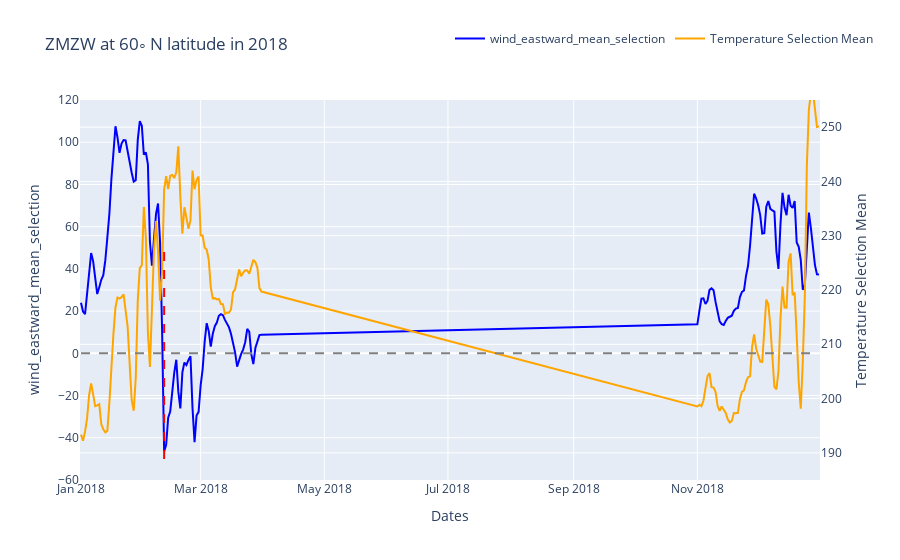

The notebook cell saved with this chart:
### Code cell
import plotly.graph_objects as go

# df = df_dataset
# Create figure and plot the DataFrame
fig = go.Figure()

# fig.add_trace(go.Scatter(x=df['dates'], y=df['res_filtered'].rolling(3).mean(), name='Res Filtered', mode='markers', marker=dict(color='blue', size=2)))
fig.add_trace(go.Scatter(x=df['dates'], y=df['wind_eastward_mean_selection'], name='wind_eastward_mean_selection', line=dict(color='blue')))
# fig.add_trace(go.Scatter(x=df['dates'], y=df['temperature_mean_selection'], name='Temperature Selection Mean', mode='markers', marker=dict(color='orange', size=3), yaxis='y2'))
fig.add_trace(go.Scatter(x=df['dates'], y=df['temperature_mean_selection'].rolling(1).mean(), name='Temperature Selection Mean', line=dict(color='orange'), yaxis='y2'))

# Add a dashed line at y=0
fig.add_shape(type='line', x0=df['dates'].min(), y0=0, x1=df['dates'].max(), y1=0, line=dict(color='gray', dash='dash'))

# Find the index of the first negative value
first_negative_index = (df['wind_eastward_mean_selection'] < 0).idxmin()

# Add vertical lines for SSW_flag == True
for i, row in df.iterrows():
    if row.SSW_flag == True:
        fig.add_shape(type='line', x0=row.dates, y0=-50, x1=row.dates, y1=50, line=dict(color='red', dash='dash'))

# Set layout
fig.update_layout(
    yaxis=dict(
        range=[-60, 120],
        title='wind_eastward_mean_selection'
    )
    ,yaxis2=dict(
        range=[185, 255],
        title='Temperature Selection Mean',
        side='right',
        overlaying='y'
    )
    ,xaxis=dict(title='Dates'),
    title=f'ZMZW at 60◦ N latitude in {YEAR}',
    legend=dict(orientation="h", y=1.2, x=0.5)
)

# Show the plot
fig.show()

### Figure 1 — Plotly figure (JSON) as saved in the notebook; plotly's stock layout.template omitted (floating-point values rounded to 4 significant figures; data arrays with more than 128 entries replaced by an {"elided": "..."} marker saying what was removed)
{"data": [{"line": {"color": "blue"}, "name": "wind_eastward_mean_selection", "type": "scatter", "x": {"elided": "151 str values"}, "y": {"elided": "151 float values"}}, {"line": {"color": "orange"}, "name": "Temperature Selection Mean", "type": "scatter", "x": {"elided": "151 str values"}, "y": {"elided": "151 float values"}, "yaxis": "y2"}], "layout": {"legend": {"orientation": "h", "x": 0.5, "y": 1.2}, "shapes": [{"line": {"color": "gray", "dash": "dash"}, "type": "line", "x0": "2018-01-01T00:00:00", "x1": "2018-12-31T00:00:00", "y0": 0, "y1": 0}, {"line": {"color": "red", "dash": "dash"}, "type": "line", "x0": "2018-02-11T00:00:00", "x1": "2018-02-11T00:00:00", "y0": -50, "y1": 50}], "title": {"text": "ZMZW at 60◦ N latitude in 2018"}, "xaxis": {"title": {"text": "Dates"}}, "yaxis": {"range": [-60, 120], "title": {"text": "wind_eastward_mean_selection"}}, "yaxis2": {"overlaying": "y", "range": [185, 255], "side": "right", "title": {"text": "Temperature Selection Mean"}}}}
